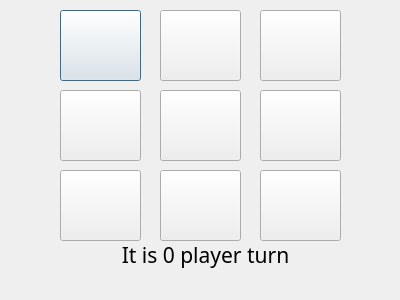
<?xml version="1.0" encoding="UTF-8"?>
<ui version="4.0">
 <class>three_on_three</class>
 <widget class="QDialog" name="three_on_three">
  <property name="geometry">
   <rect>
    <x>0</x>
    <y>0</y>
    <width>400</width>
    <height>300</height>
   </rect>
  </property>
  <property name="windowTitle">
   <string>Dialog</string>
  </property>
  <widget class="QPushButton" name="pushButton">
   <property name="geometry">
    <rect>
     <x>60</x>
     <y>10</y>
     <width>81</width>
     <height>71</height>
    </rect>
   </property>
   <property name="font">
    <font>
     <family>MV Boli</family>
     <pointsize>22</pointsize>
     <weight>50</weight>
     <bold>false</bold>
    </font>
   </property>
   <property name="text">
    <string/>
   </property>
  </widget>
  <widget class="QPushButton" name="pushButton_2">
   <property name="geometry">
    <rect>
     <x>160</x>
     <y>10</y>
     <width>81</width>
     <height>71</height>
    </rect>
   </property>
   <property name="font">
    <font>
     <family>MV Boli</family>
     <pointsize>22</pointsize>
     <weight>50</weight>
     <bold>false</bold>
    </font>
   </property>
   <property name="text">
    <string/>
   </property>
  </widget>
  <widget class="QPushButton" name="pushButton_3">
   <property name="geometry">
    <rect>
     <x>260</x>
     <y>10</y>
     <width>81</width>
     <height>71</height>
    </rect>
   </property>
   <property name="font">
    <font>
     <family>MV Boli</family>
     <pointsize>22</pointsize>
     <weight>50</weight>
     <bold>false</bold>
    </font>
   </property>
   <property name="text">
    <string/>
   </property>
  </widget>
  <widget class="QPushButton" name="pushButton_4">
   <property name="geometry">
    <rect>
     <x>60</x>
     <y>90</y>
     <width>81</width>
     <height>71</height>
    </rect>
   </property>
   <property name="font">
    <font>
     <family>MV Boli</family>
     <pointsize>22</pointsize>
     <weight>50</weight>
     <bold>false</bold>
    </font>
   </property>
   <property name="text">
    <string/>
   </property>
  </widget>
  <widget class="QPushButton" name="pushButton_5">
   <property name="geometry">
    <rect>
     <x>160</x>
     <y>90</y>
     <width>81</width>
     <height>71</height>
    </rect>
   </property>
   <property name="font">
    <font>
     <family>MV Boli</family>
     <pointsize>22</pointsize>
     <weight>50</weight>
     <bold>false</bold>
    </font>
   </property>
   <property name="text">
    <string/>
   </property>
  </widget>
  <widget class="QPushButton" name="pushButton_6">
   <property name="geometry">
    <rect>
     <x>260</x>
     <y>90</y>
     <width>81</width>
     <height>71</height>
    </rect>
   </property>
   <property name="font">
    <font>
     <family>MV Boli</family>
     <pointsize>22</pointsize>
     <weight>50</weight>
     <bold>false</bold>
    </font>
   </property>
   <property name="text">
    <string/>
   </property>
  </widget>
  <widget class="QPushButton" name="pushButton_7">
   <property name="geometry">
    <rect>
     <x>60</x>
     <y>170</y>
     <width>81</width>
     <height>71</height>
    </rect>
   </property>
   <property name="font">
    <font>
     <family>MV Boli</family>
     <pointsize>22</pointsize>
     <weight>50</weight>
     <bold>false</bold>
    </font>
   </property>
   <property name="text">
    <string/>
   </property>
  </widget>
  <widget class="QPushButton" name="pushButton_8">
   <property name="geometry">
    <rect>
     <x>160</x>
     <y>170</y>
     <width>81</width>
     <height>71</height>
    </rect>
   </property>
   <property name="font">
    <font>
     <family>MV Boli</family>
     <pointsize>22</pointsize>
     <weight>50</weight>
     <bold>false</bold>
    </font>
   </property>
   <property name="text">
    <string/>
   </property>
  </widget>
  <widget class="QPushButton" name="pushButton_9">
   <property name="geometry">
    <rect>
     <x>260</x>
     <y>170</y>
     <width>81</width>
     <height>71</height>
    </rect>
   </property>
   <property name="font">
    <font>
     <family>MV Boli</family>
     <pointsize>22</pointsize>
     <weight>50</weight>
     <bold>false</bold>
    </font>
   </property>
   <property name="text">
    <string/>
   </property>
  </widget>
  <widget class="QLabel" name="label">
   <property name="geometry">
    <rect>
     <x>110</x>
     <y>240</y>
     <width>191</width>
     <height>31</height>
    </rect>
   </property>
   <property name="font">
    <font>
     <family>MV Boli</family>
     <pointsize>16</pointsize>
     <weight>50</weight>
     <bold>false</bold>
    </font>
   </property>
   <property name="text">
    <string>&lt;html&gt;&lt;head/&gt;&lt;body&gt;&lt;p&gt;It is 0 player turn&lt;/p&gt;&lt;/body&gt;&lt;/html&gt;</string>
   </property>
   <property name="alignment">
    <set>Qt::AlignCenter</set>
   </property>
  </widget>
 </widget>
 <resources/>
 <connections/>
</ui>
